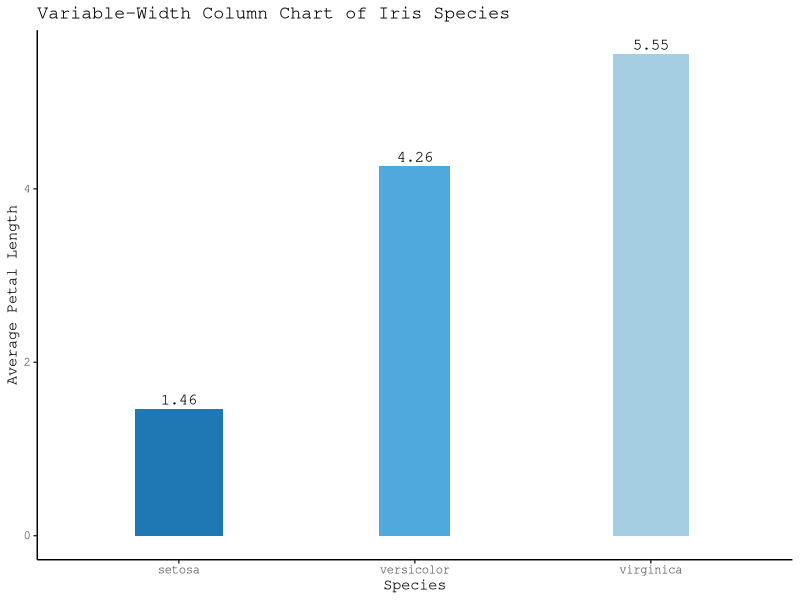
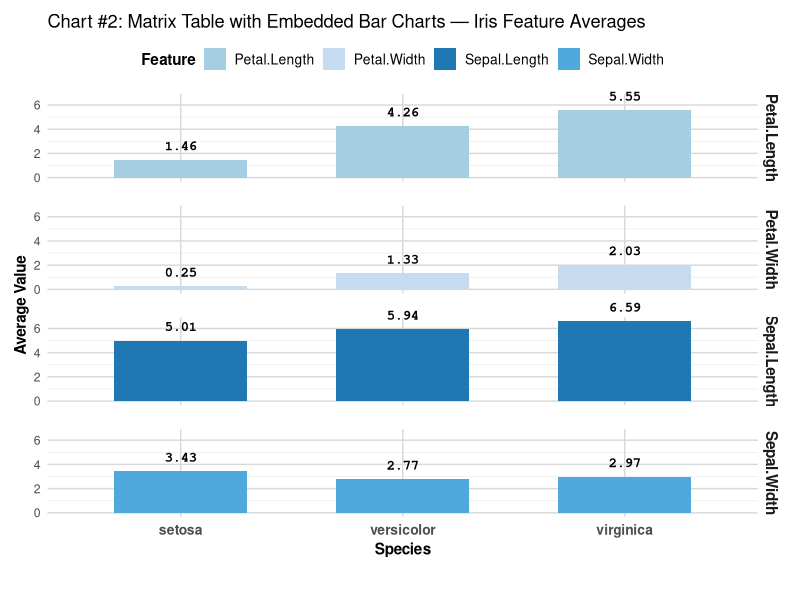
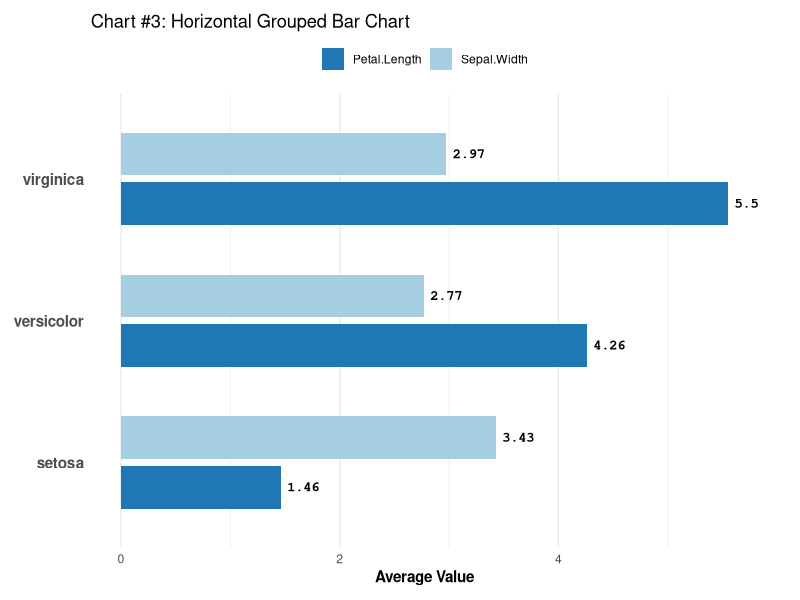
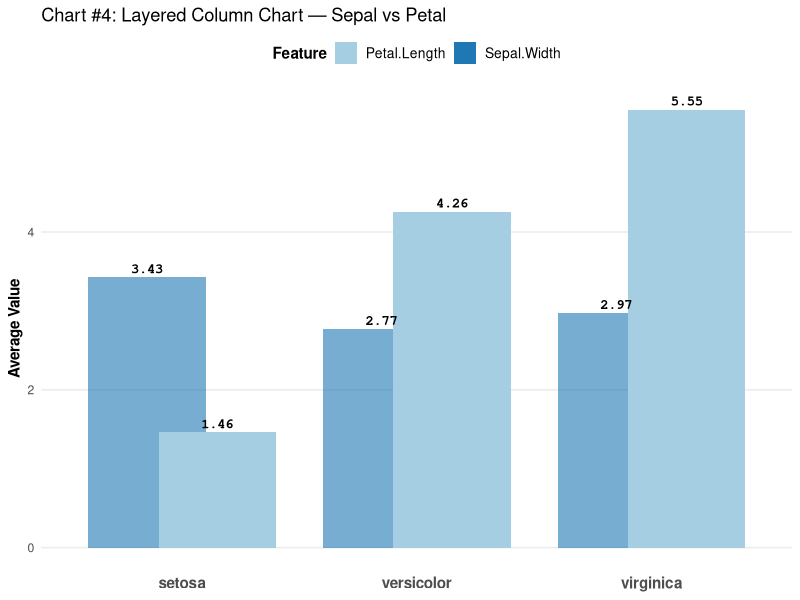

Source code (R) for these figures, in order:
## ---- chunk 1
library(ggplot2)
data("iris")
iris_summary <- aggregate(cbind(Sepal.Width, Petal.Length) ~ Species, data = iris, FUN = mean)
iris_summary$NormWidth <- iris_summary$Sepal.Width / sum(iris_summary$Sepal.Width)
ggplot(iris_summary, aes(x = Species, y = Petal.Length)) +
  geom_col(aes(width = NormWidth, fill = Species)) +
  geom_text(aes(label = round(Petal.Length, 2)), vjust = -0.5, size = 4, family = "mono") +
  scale_fill_manual(values = c(setosa = "#1f77b4", versicolor = "#4fa9dc", virginica = "#a6cee3")) +
  labs(title = "Variable-Width Column Chart of Iris Species", x = "Species", y = "Average Petal Length") +
  theme_classic(base_family = "mono") +
  theme(legend.position = "none")

## ---- chunk 2
d <- aggregate(cbind(Sepal.Length, Sepal.Width, Petal.Length, Petal.Width) ~ Species, iris, mean)
d <- reshape(d, list(2:5), v.names = "Value", timevar = "Feature", times = names(d)[2:5], direction = "long")

ggplot(d, aes(x = Species, y = Value, fill = Feature)) +
  geom_col(width = 0.6) +
  geom_text(aes(label = round(Value, 2)), vjust = -1.2, size = 3.5, family = "mono", fontface = "bold", color = "black") +
  facet_grid(Feature ~ .) +
  scale_fill_manual(values = c(Sepal.Length = "#1f77b4", Sepal.Width = "#4fa9dc", Petal.Length = "#a6cee3", Petal.Width = "#c6dbef")) +
  labs(title = "Chart #2: Matrix Table with Embedded Bar Charts — Iris Feature Averages", x = "Species", y = "Average Value", fill = "Feature") +
  coord_cartesian(clip = "off") +
  theme_minimal(base_family = "sans") +
  theme(strip.text = element_text(face = "bold", size = 11),
        axis.text.x = element_text(face = "bold", size = 10),
        axis.title.x = element_text(face = "bold"),
        axis.title.y = element_text(face = "bold"),
        panel.grid.major = element_line(color = "gray85"),
        panel.spacing.y = unit(1.2, "lines"),
        plot.margin = margin(10, 10, 30, 10),
        legend.position = "top",
        legend.title = element_text(face = "bold"),
        legend.text = element_text(size = 10))

## ---- chunk 3
library(ggplot2)
data("iris")
d <- aggregate(cbind(Sepal.Width, Petal.Length) ~ Species, iris, mean)
d_long <- reshape(d, varying = list(names(d)[2:3]), v.names = "Value",
                  timevar = "Variable", times = names(d)[2:3], direction = "long")
ggplot(d_long, aes(x = Value, y = Species, fill = Variable)) +
  geom_col(position = position_dodge(0.7), width = 0.6) +
  geom_text(aes(label = round(Value, 2)), position = position_dodge(0.7),
            hjust = -0.2, size = 3.5, family = "mono", fontface = "bold", color = "black") +
  scale_fill_manual(values = c(Sepal.Width = "#a6cee3", Petal.Length = "#1f77b4")) +
  labs(title = "Chart #3: Horizontal Grouped Bar Chart", x = "Average Value", y = NULL) +
  theme_minimal(base_family = "sans") +
  theme(axis.text.y = element_text(face = "bold", size = 11),
        axis.title.x = element_text(face = "bold"),
        legend.title = element_blank(),
        legend.position = "top",
        plot.margin = margin(10, 30, 10, 10),
        panel.grid.major.y = element_blank())

## ---- chunk 4
library(ggplot2); data("iris")

d <- aggregate(cbind(Sepal.Width, Petal.Length) ~ Species, iris, mean)
d <- reshape(d, list(2:3), v.names = "Value", timevar = "Variable",
             times = names(d)[2:3], direction = "long")
d$Layer <- d$Variable

ggplot(d, aes(x = Species, y = Value, fill = Layer)) +
  geom_col(position = position_nudge(x = ifelse(d$Layer == "Sepal.Width", -0.15, 0.15)),
           width = 0.5, alpha = ifelse(d$Layer == "Sepal.Width", 0.6, 1)) +
  geom_text(aes(label = round(Value, 2)),
            position = position_nudge(x = ifelse(d$Layer == "Sepal.Width", -0.15, 0.15)),
            vjust = -0.5, size = 3.5, family = "mono", fontface = "bold", color = "black") +
  scale_fill_manual(values = c(Sepal.Width = "#1f77b4", Petal.Length = "#a6cee3")) +
  labs(title = "Chart #4: Layered Column Chart — Sepal vs Petal", x = NULL, y = "Average Value", fill = "Feature") +
  theme_minimal(base_family = "sans") +
  theme(axis.text.x = element_text(face = "bold", size = 11),
        axis.title.y = element_text(face = "bold"),
        panel.grid.major.x = element_blank(),
        panel.grid.minor = element_blank(),
        legend.position = "top",
        legend.title = element_text(face = "bold"),
        legend.text = element_text(size = 10))
